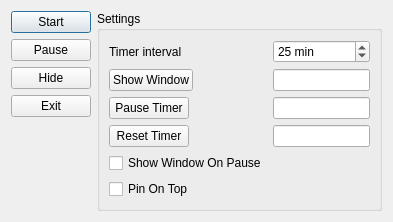
<?xml version="1.0" encoding="UTF-8"?>
<ui version="4.0">
 <class>SettingsDialog</class>
 <widget class="QDialog" name="SettingsDialog">
  <property name="geometry">
   <rect>
    <x>0</x>
    <y>0</y>
    <width>393</width>
    <height>193</height>
   </rect>
  </property>
  <property name="windowTitle">
   <string>Settings</string>
  </property>
  <layout class="QHBoxLayout" name="horizontalLayout_2">
   <item>
    <layout class="QVBoxLayout" name="verticalLayout">
     <item>
      <widget class="QPushButton" name="pushButtonStartTimer">
       <property name="text">
        <string>Start</string>
       </property>
      </widget>
     </item>
     <item>
      <widget class="QPushButton" name="pushButtonPauseTimer">
       <property name="text">
        <string>Pause</string>
       </property>
      </widget>
     </item>
     <item>
      <widget class="QPushButton" name="pushButtonHide">
       <property name="text">
        <string>Hide</string>
       </property>
      </widget>
     </item>
     <item>
      <widget class="QPushButton" name="pushButtonExit">
       <property name="text">
        <string>Exit</string>
       </property>
      </widget>
     </item>
     <item>
      <spacer name="verticalSpacer">
       <property name="orientation">
        <enum>Qt::Orientation::Vertical</enum>
       </property>
       <property name="sizeHint" stdset="0">
        <size>
         <width>20</width>
         <height>40</height>
        </size>
       </property>
      </spacer>
     </item>
    </layout>
   </item>
   <item>
    <widget class="QGroupBox" name="groupBoxSettings">
     <property name="title">
      <string>Settings</string>
     </property>
     <layout class="QFormLayout" name="formLayout_2">
      <item row="0" column="0">
       <widget class="QLabel" name="label">
        <property name="text">
         <string>Timer interval</string>
        </property>
       </widget>
      </item>
      <item row="0" column="1">
       <widget class="QSpinBox" name="spinBoxTimer">
        <property name="suffix">
         <string> min</string>
        </property>
        <property name="minimum">
         <number>1</number>
        </property>
        <property name="maximum">
         <number>120</number>
        </property>
        <property name="value">
         <number>25</number>
        </property>
       </widget>
      </item>
      <item row="1" column="0">
       <widget class="QPushButton" name="pushButtonEditShowWindowHotkey">
        <property name="text">
         <string>Show Window</string>
        </property>
       </widget>
      </item>
      <item row="1" column="1">
       <widget class="HotkeyLineEdit" name="lineEditShowWindowHotkey"/>
      </item>
      <item row="2" column="0">
       <widget class="QPushButton" name="pushButtonEditPauseTimerHotkey">
        <property name="text">
         <string>Pause Timer</string>
        </property>
       </widget>
      </item>
      <item row="3" column="0">
       <widget class="QPushButton" name="pushButtonEditResetTimerHotkey">
        <property name="text">
         <string>Reset Timer</string>
        </property>
       </widget>
      </item>
      <item row="2" column="1">
       <widget class="HotkeyLineEdit" name="lineEditPauseTimerHotkey"/>
      </item>
      <item row="3" column="1">
       <widget class="HotkeyLineEdit" name="lineEditResetTimerHotkey"/>
      </item>
      <item row="5" column="0">
       <widget class="QCheckBox" name="checkBoxShowWindowOnPause">
        <property name="text">
         <string>Show Window On Pause</string>
        </property>
       </widget>
      </item>
      <item row="6" column="0">
       <widget class="QCheckBox" name="checkBoxPinOnTop">
        <property name="text">
         <string>Pin On Top</string>
        </property>
       </widget>
      </item>
     </layout>
    </widget>
   </item>
  </layout>
 </widget>
 <customwidgets>
  <customwidget>
   <class>HotkeyLineEdit</class>
   <extends>QLineEdit</extends>
   <header>HotkeyLineEdit.h</header>
  </customwidget>
 </customwidgets>
 <resources>
  <include location="../res/resources.qrc"/>
 </resources>
 <connections/>
</ui>
